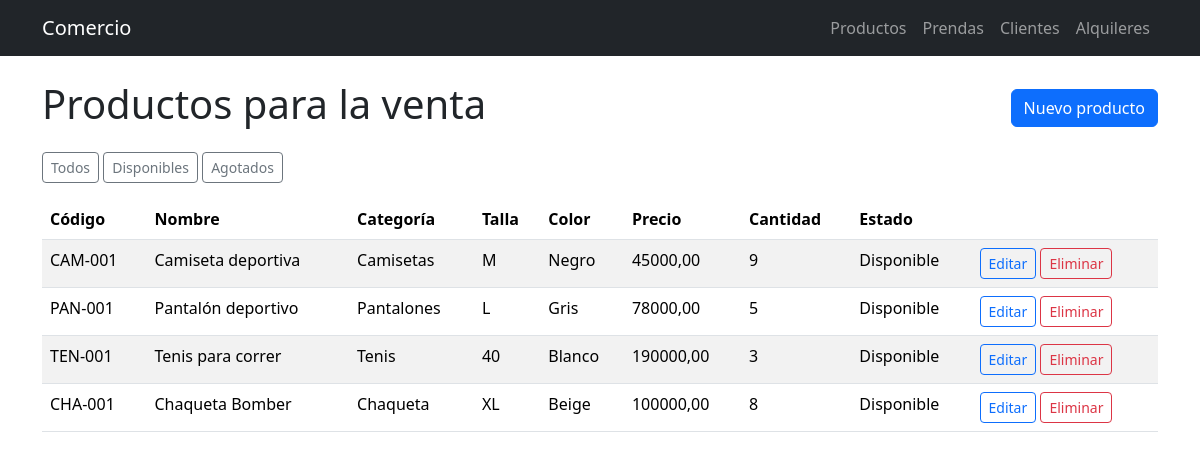
The page / on the database its author committed.
### gestion/models.py (models this page shows, shortened)
class Producto(models.Model):
    class Estado(models.TextChoices):
        DISPONIBLE = "disponible", "Disponible"
        AGOTADO = "agotado", "Agotado"
    codigo = models.CharField("código", max_length=20, unique=True)
    nombre = models.CharField(max_length=100)
    categoria = models.CharField(max_length=50)
    descripcion = models.TextField("descripción", blank=True)
    talla = models.CharField(max_length=10)
    color = models.CharField(max_length=30)
    precio = models.DecimalField(max_digits=10, decimal_places=2)
    cantidad = models.PositiveIntegerField("cantidad en inventario", default=0)
    estado = models.CharField(
        max_length=20, choices=Estado.choices, default=Estado.DISPONIBLE
    )
    class Meta:
        verbose_name = "producto"

### gestion/views.py (the view)
# urls.py: path("", views.ProductoListView.as_view(), name="inicio"),
class ProductoListView(generic.ListView):
    model = Producto
    template_name = "gestion/producto_lista.html"
    def get_queryset(self):
        qs = super().get_queryset()
        estado = self.request.GET.get("estado")
        if estado:
            qs = qs.filter(estado=estado)
        return qs

### gestion/templates/gestion/producto_lista.html (shortened to what this page needs)
{% extends "gestion/base.html" %}
{% block contenido %}
<div class="d-flex justify-content-between align-items-center mb-3">
  <h1>Productos para la venta</h1>
  <a href="{% url 'producto_crear' %}" class="btn btn-primary">Nuevo producto</a>
</div>
<p>
  <a href="{% url 'producto_lista' %}" class="btn btn-sm btn-outline-secondary">Todos</a>
  <a href="?estado=disponible" class="btn btn-sm btn-outline-secondary">Disponibles</a>
  <a href="?estado=agotado" class="btn btn-sm btn-outline-secondary">Agotados</a>
</p>
<table class="table table-striped">
  <thead>
    <tr>
      <th>Código</th>
      <th>Nombre</th>
      <th>Categoría</th>
      <th>Talla</th>
      <th>Color</th>
      <th>Precio</th>
      <th>Cantidad</th>
      <th>Estado</th>
      <th></th>
    </tr>
  </thead>
  <tbody>
    {% for producto in object_list %}
    <tr>
      <td>{{ producto.codigo }}</td>
      <td>{{ producto.nombre }}</td>
      <td>{{ producto.categoria }}</td>
      <td>{{ producto.talla }}</td>
      <td>{{ producto.color }}</td>
      <td>{{ producto.precio }}</td>
      <td>{{ producto.cantidad }}</td>
      <td>{{ producto.get_estado_display }}</td>
      <td>
        <a href="{% url 'producto_editar' producto.pk %}" class="btn btn-sm btn-outline-primary">Editar</a>
        <a href="{% url 'producto_eliminar' producto.pk %}" class="btn btn-sm btn-outline-danger">Eliminar</a>
      </td>
    </tr>
    {% empty %}
    <tr><td colspan="9">No hay productos registrados.</td></tr>
    {% endfor %}
  </tbody>
</table>
{% endblock %}

### gestion/templates/gestion/base.html (shortened to what this page needs)
<!DOCTYPE html>
<html lang="es">
<head>
  <link href="https://cdn.jsdelivr.net/npm/bootstrap@5.3.3/dist/css/bootstrap.min.css" rel="stylesheet">
</head>
<body>
  <nav class="navbar navbar-expand-lg navbar-dark bg-dark mb-4">
    <div class="container">
      <a class="navbar-brand" href="{% url 'inicio' %}">Comercio</a>
      <div class="navbar-nav">
        <a class="nav-link" href="{% url 'producto_lista' %}">Productos</a>
        <a class="nav-link" href="{% url 'prenda_lista' %}">Prendas</a>
        <a class="nav-link" href="{% url 'cliente_lista' %}">Clientes</a>
        <a class="nav-link" href="{% url 'alquiler_lista' %}">Alquileres</a>
      </div>
    </div>
  </nav>
  <main class="container">
    {% block contenido %}{% endblock %}
  </main>
</body>
</html>

### rows shown on the page
Producto: codigo "CAM-001", nombre "Camiseta deportiva", categoria "Camisetas", talla "M", color "Negro", precio "45000,00", cantidad "9", estado "Disponible"
Producto: codigo "PAN-001", nombre "Pantalón deportivo", categoria "Pantalones", talla "L", color "Gris", precio "78000,00", cantidad "5", estado "Disponible"
Producto: codigo "TEN-001", nombre "Tenis para correr", categoria "Tenis", talla "40", color "Blanco", precio "190000,00", cantidad "3", estado "Disponible"
Producto: codigo "CHA-001", nombre "Chaqueta Bomber", categoria "Chaqueta", talla "XL", color "Beige", precio "100000,00", cantidad "8", estado "Disponible"
